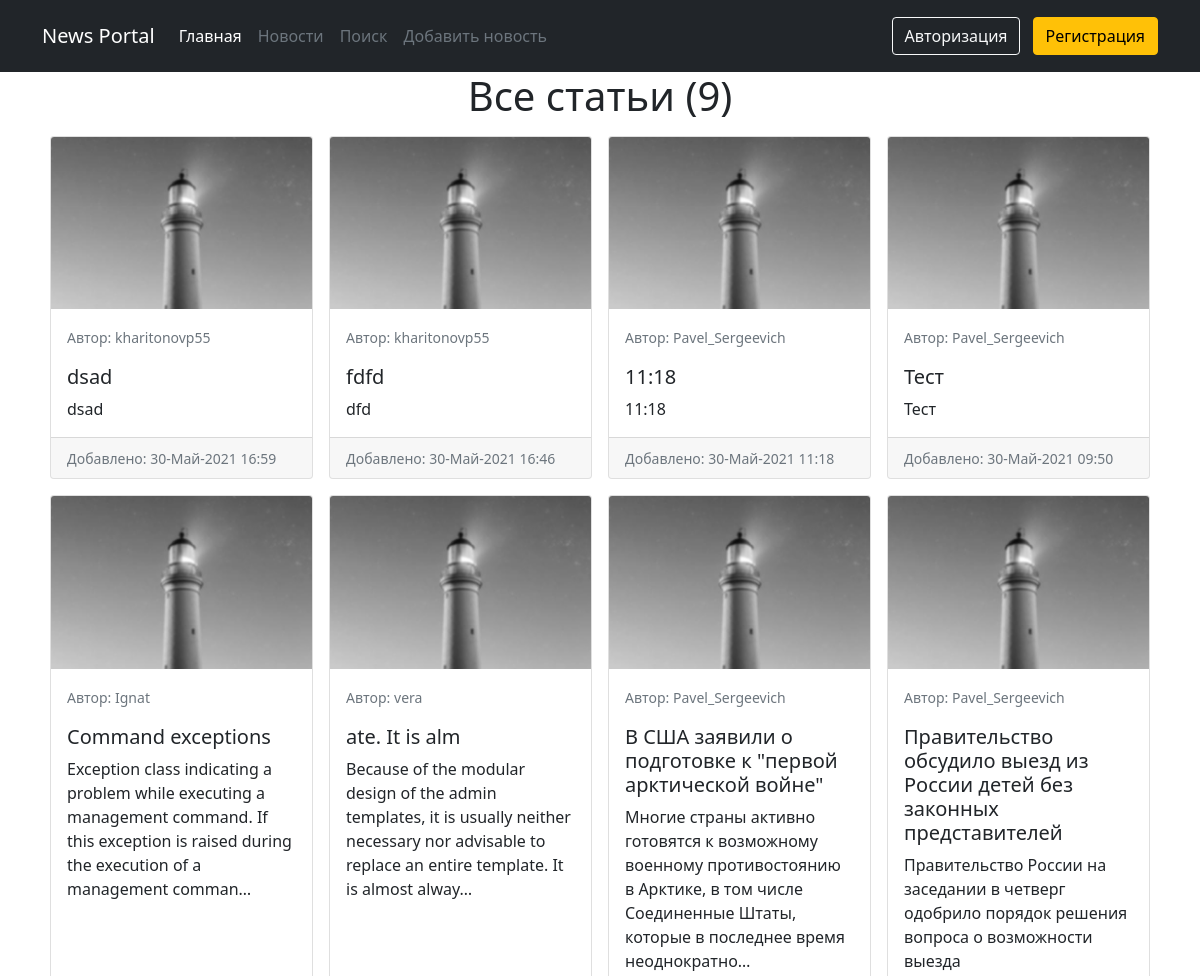
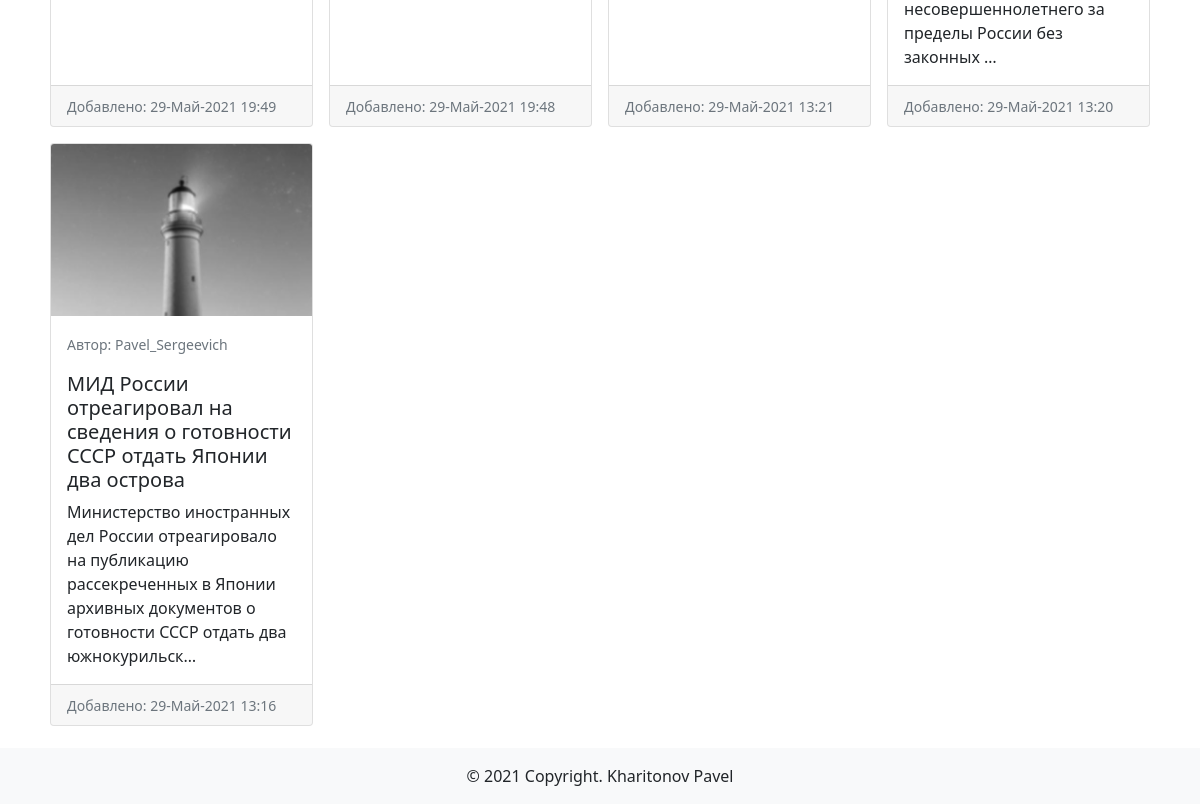
The page / on the database its author committed (2 pictures, top to bottom).
### news/models.py (models this page shows, shortened)
class Post(models.Model):
    ARTICLE = 'AR'
    NEWS = 'NS'
    POST_CHOICES = (
        (ARTICLE, 'Статья'),
        (NEWS, 'Новость'),
    )
    author = models.ForeignKey(Author, on_delete=models.CASCADE, verbose_name='Имя автора')
    type_post = models.CharField(max_length=2, choices=POST_CHOICES,
                                 default=ARTICLE, verbose_name='Тип')
    created_at = models.DateTimeField(auto_now_add=True, verbose_name='Дата создания')
    category = models.ManyToManyField(Category, through='PostCategory', verbose_name='Категория')
    title = models.CharField(max_length=255, verbose_name='Заголовок')
    content = models.TextField(verbose_name='Контент')
    rating = models.IntegerField(default=0, verbose_name='Рейтинг')
    def get_absolute_url(self):
        return f'/news/{self.id}'
    class Meta:
        verbose_name = 'Новость'
        verbose_name_plural = 'Новости'

class Author(models.Model):
    user = models.OneToOneField(User, on_delete=models.CASCADE, verbose_name='Имя')
    rating = models.IntegerField(default=0, verbose_name='Рейтинг')
    def __str__(self):
        return f'{self.user}'
    class Meta:
        verbose_name = 'Автор'
        verbose_name_plural = 'Авторы'

### news/views.py (the view)
# urls.py: path('', HomeView.as_view(), name='home'),
class HomeView(ListView):
    model = Post
    template_name = 'news/posts.html'
    context_object_name = 'posts'
    ordering = ['-created_at']
    def get_context_data(self, **kwargs):
        context = super().get_context_data(**kwargs)
        context['count_post'] = Post.objects.all().count()
        context['is_not_author'] = not self.request.user.groups.filter(name='authors').exists()
        return context

### news/templatetags/custom_tags.py (called while the page is built)
@register.filter(name='censor')
def censor(value):
    words = ['дурак', 'сука']
    for word in words:
        if word in value:
            value = value.replace(word, '***')
    return str(value)

### news/templates/news/posts.html (shortened to what this page needs)
{% extends 'default.html' %}
{% block content %}
<h1 class="text-center">Все статьи ({{ count_post }})</h1>
  {% if posts %}
<div class="card-group text-left">
  {% for post in posts %}
  {% block card %}
    {% include 'news/inc/_card.html' %}
  {% endblock card%}
  {% endfor %}
</div>
  {% else %}
    <div class="alert alert-primary" role="alert">
      Пока еще нет ни одной новости
    </div>
  {% endif %}
{% endblock content %}

### templates/default.html (shortened to what this page needs)
{% load static %}
<!doctype html>
<html lang="ru">
  <head>
      <link href="{% static 'css/bootstrap.min.css' %}" rel="stylesheet">
  </head>
  <body>
  <header class="p-3 bg-dark text-white">
    <div class="container">
      <div class="d-flex flex-wrap align-items-center justify-content-center justify-content-lg-start">
        <a href="/" class="navbar-brand d-flex align-items-center mb-2 mb-lg-0 text-white text-decoration-none">
          News Portal
        </a>
        {% with request.resolver_match.url_name as url_name %}
        <ul class="nav col-12 col-lg-auto me-lg-auto mb-2 justify-content-center mb-md-0">
          <li><a href="{% url 'home' %}" class="nav-link px-2 {% if url_name == 'home' %}text-white{% else %}text-secondary{% endif %}">Главная</a></li>
          <li><a href="{% url 'news' %}" class="nav-link px-2 {% if url_name == 'news' %}text-white{% else %}text-secondary{% endif %}">Новости</a></li>
          <li><a href="{% url 'post_search' %}" class="nav-link px-2 {% if url_name == 'post_search' %}text-white{% else %}text-secondary{% endif %}">Поиск</a></li>
          <li><a href="{% url 'post_add' %}" class="nav-link px-2 {% if url_name == 'post_add' %}text-white{% else %}text-secondary{% endif %}">Добавить новость</a></li>
        </ul>
        {% endwith %}
        {% if request.user.is_authenticated %}
          {% if is_not_author %}
          <div class="col-12 col-lg-auto mb-3 mb-lg-0 me-lg-3">
            <a href="{% url 'upgrade' %}" class="btn btn-light btn-outline-primary">Стать автором</a>
          </div>
          {% endif %}
        <div class="text-end">
          <a class="btn btn-outline-light dropdown-toggle" data-bs-toggle="dropdown" href="#" role="button" aria-expanded="false">{{ request.user.username }}</a>
          <ul class="dropdown-menu">
            {% if user.is_superuser %}
            <li><a class="dropdown-item" href="/admin">Панель администратора</a></li>
            {% endif %}
            <li><a class="dropdown-item" href="{% url 'account_change_password' %}">Сменить пароль</a></li>
            <li><hr class="dropdown-divider"></li>
            <li><a class="dropdown-item" href="{% url 'account_logout' %}">Выйти</a></li>
          </ul>
        </div>
          {% else %}
        <div class="text-end">
          <a href="{% url 'account_login' %}" class="btn btn-outline-light me-2">Авторизация</a>
          <a href="{% url 'account_signup' %}" class="btn btn-warning">Регистрация</a>
        </div>
        {% endif %}
      </div>
    </div>
  </header>
  <main class="container" style="margin-bottom: 70px;">
    {% block content %}
    {% endblock content %}
  </main>
  <footer class="bg-light fixed-bottom">
    <div class="text-center py-3">© 2021 Copyright.
      <span>Kharitonov Pavel</span>
    </div>
  </footer>
  </body>
</html>

### news/templates/news/inc/_card.html
{% load custom_tags %}
  <div class="col-12 col-md-6 col-lg-4 col-xl-3 p-2">
    <div class="card h-100" >
      <img src="/media/photo.jpg" class="card-img-top" alt="{{ post.title|censor }}">
      <div class="card-body">
        <p class="card-text"><small class="text-muted">Автор: {{ post.author }}</small></p>
        <h5 class="card-title"><a href="{{ post.get_absolute_url }}" class="text-dark text-decoration-none stretched-link">{{ post.title|censor }}</a></h5>
        <p class="card-text">{{ post.content|censor|truncatechars:150 }}</p>
      </div>
      <div class="card-footer">
        <small class="text-muted">Добавлено: {{ post.created_at|date:'d-M-Y H:i'  }}</small>
      </div>
    </div>
  </div>

### news/templates/news/posts.html (style rules this page uses)
.card { transition: .1s; }

### rows shown on the page
Post: author "kharitonovp55", title|censor "dsad", content|censor "dsad", created_at "30-Май-2021 16:59"
Post: author "kharitonovp55", title|censor "fdfd", content|censor "dfd", created_at "30-Май-2021 16:46"
Post: author "Pavel_Sergeevich", title|censor "11:18", content|censor "11:18", created_at "30-Май-2021 11:18"
Post: author "Pavel_Sergeevich", title|censor "Тест", content|censor "Тест", created_at "30-Май-2021 09:50"
Post: author "Ignat", title|censor "Command exceptions", content|censor "Exception class indicating a problem while executing a management command. If this exception is raised during the execution of a management comman…", created_at "29-Май-2021 19:49"
Post: author "vera", title|censor "ate. It is alm", content|censor "Because of the modular design of the admin templates, it is usually neither necessary nor advisable to replace an entire template. It is almost alway…", created_at "29-Май-2021 19:48"
Post: author "Pavel_Sergeevich", title|censor "В США заявили о подготовке к \"первой арктической войне\"", content|censor "Многие страны активно готовятся к возможному военному противостоянию в Арктике, в том числе Соединенные Штаты, которые в последнее время неоднократно…", created_at "29-Май-2021 13:21"
Post: author "Pavel_Sergeevich", title|censor "Правительство обсудило выезд из России детей без законных представителей", content|censor "Правительство России на заседании в четверг одобрило порядок решения вопроса о возможности выезда несовершеннолетнего за пределы России без законных …", created_at "29-Май-2021 13:20"
Post: author "Pavel_Sergeevich", title|censor "МИД России отреагировал на сведения о готовности СССР отдать Японии два острова", content|censor "Министерство иностранных дел России отреагировало на публикацию рассекреченных в Японии архивных документов о готовности СССР отдать два южнокурильск…", created_at "29-Май-2021 13:16"

### other values the page prints
{{ count_post }} "9"
